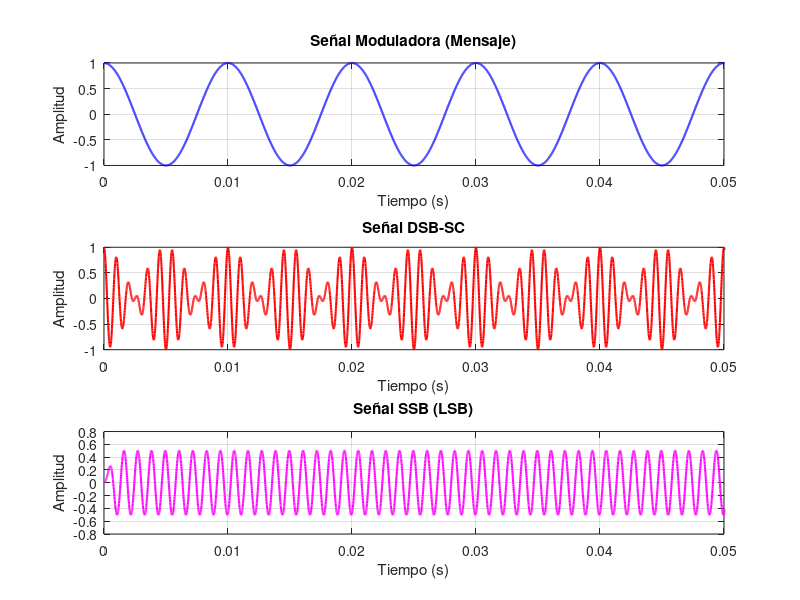
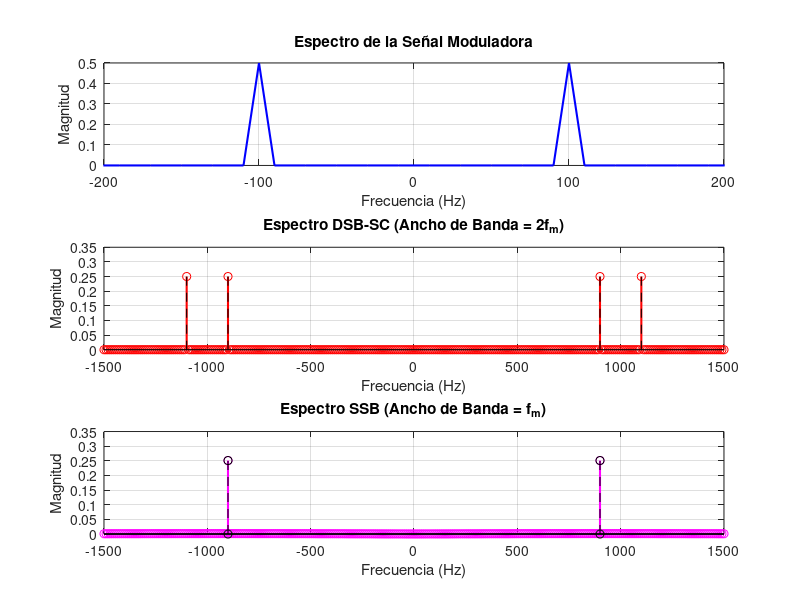

MATLAB code for these plots, in order:
clc, clear, close all;

%% CONFIGURACION INICIAL
clc; clear; close all;
fs = 100000;                 % Frecuencia de muestreo
t = 0:1/fs:0.1-1/fs;         % Vector de tiempo (100 ms)
N = length(t);               % Numero de muestras

%% PARAMETROS DE SEÑALES
% Portadora
fc = 1000;                   % Frecuencia portadora
Ac = 1;                      % Amplitud portadora

% Moduladora (mensaje)
fm = 100;                    % Frecuencia mensaje
Am = 1;                      % Amplitud mensaje
m = Am*cos(2*pi*fm*t);       % Señal moduladora

%% GENERACION DE SEÑALES
% Portadora
c = Ac*cos(2*pi*fc*t);

% DSB-SC
dsb_sc = m .* c;

% SSB (Metodo de filtrado)
filtro_pb = fir1(100, fm/fs);  % Filtro pasa bajos
hilbert_m = imag(hilbert(m));   % Transformada de Hilbert
ssb_lsb = (m.*cos(2*pi*fc*t) + (hilbert_m.*sin(2*pi*fc*t)));
ssb_lsb = filter(filtro_pb, 1, ssb_lsb); % Filtrado final

%% VISUALIZACION TIEMPO
figure('Name','Dominio Temporal','NumberTitle','off');
subplot(3,1,1);
plot(t, m, 'b', 'LineWidth', 1.5);
title('Señal Moduladora (Mensaje)');
xlabel('Tiempo (s)'); ylabel('Amplitud');
xlim([0 0.05]); grid on;

subplot(3,1,2);
plot(t, dsb_sc, 'r', 'LineWidth', 1.5);
title('Señal DSB-SC');
xlabel('Tiempo (s)'); ylabel('Amplitud');
xlim([0 0.05]); grid on;

subplot(3,1,3);
plot(t, ssb_lsb, 'm', 'LineWidth', 1.5);
title('Señal SSB (LSB)');
xlabel('Tiempo (s)'); ylabel('Amplitud');
xlim([0 0.05]); grid on;

%% ANALISIS ESPECTRAL
f = (-fs/2:fs/N:fs/2-fs/N);  % Vector de frecuencia

% Calculo de FFT
M = abs(fftshift(fft(m)/N));
DSB_SC = abs(fftshift(fft(dsb_sc)/N));
SSB_LSB = abs(fftshift(fft(ssb_lsb)/N));

% Graficas
figure('Name','Dominio Frecuencia','NumberTitle','off');
subplot(3,1,1);
plot(f, M, 'b', 'LineWidth', 1.5);
title('Espectro de la Señal Moduladora');
xlabel('Frecuencia (Hz)'); ylabel('Magnitud');
xlim([-200 200]); grid on;

subplot(3,1,2);
stem(f, DSB_SC, 'r', 'LineWidth', 1.5);
title('Espectro DSB-SC (Ancho de Banda = 2f_m)');
xlabel('Frecuencia (Hz)'); ylabel('Magnitud');
xlim([-1.5*fc 1.5*fc]); grid on;
hold on;

plot([fc+fm fc+fm], [0 max(DSB_SC)], 'k--');
plot([fc-fm fc-fm], [0 max(DSB_SC)], 'k--');
plot([-fc-fm -fc-fm], [0 max(DSB_SC)], 'k--');
plot([-fc+fm -fc+fm], [0 max(DSB_SC)], 'k--');
hold off;

subplot(3,1,3);
stem(f, SSB_LSB, 'm', 'LineWidth', 1.5);
title('Espectro SSB (Ancho de Banda = f_m)');
xlabel('Frecuencia (Hz)'); ylabel('Magnitud');
xlim([-1.5*fc 1.5*fc]); grid on;
hold on;

stem([fc-fm fc-fm], [0 max(SSB_LSB)], 'k--');
stem([-fc+fm -fc+fm], [0 max(SSB_LSB)], 'k--');
hold off;